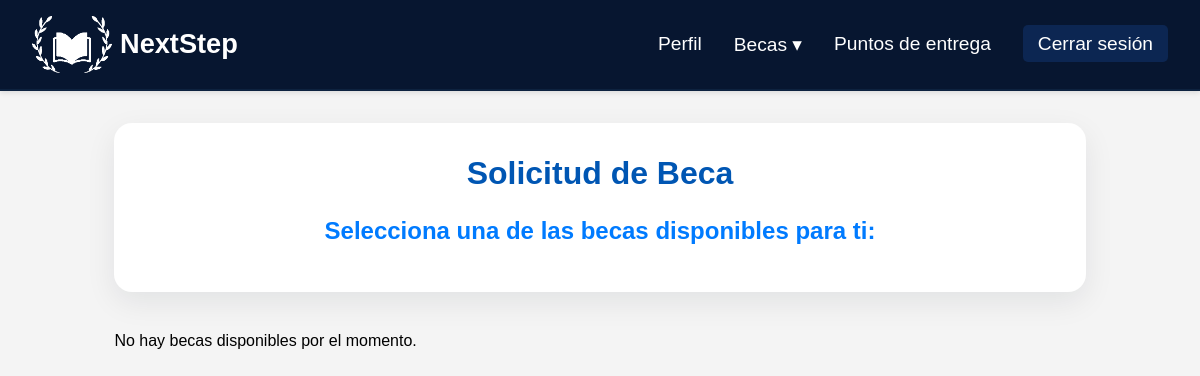
The app's page /Student/application.php (signed in), older data.
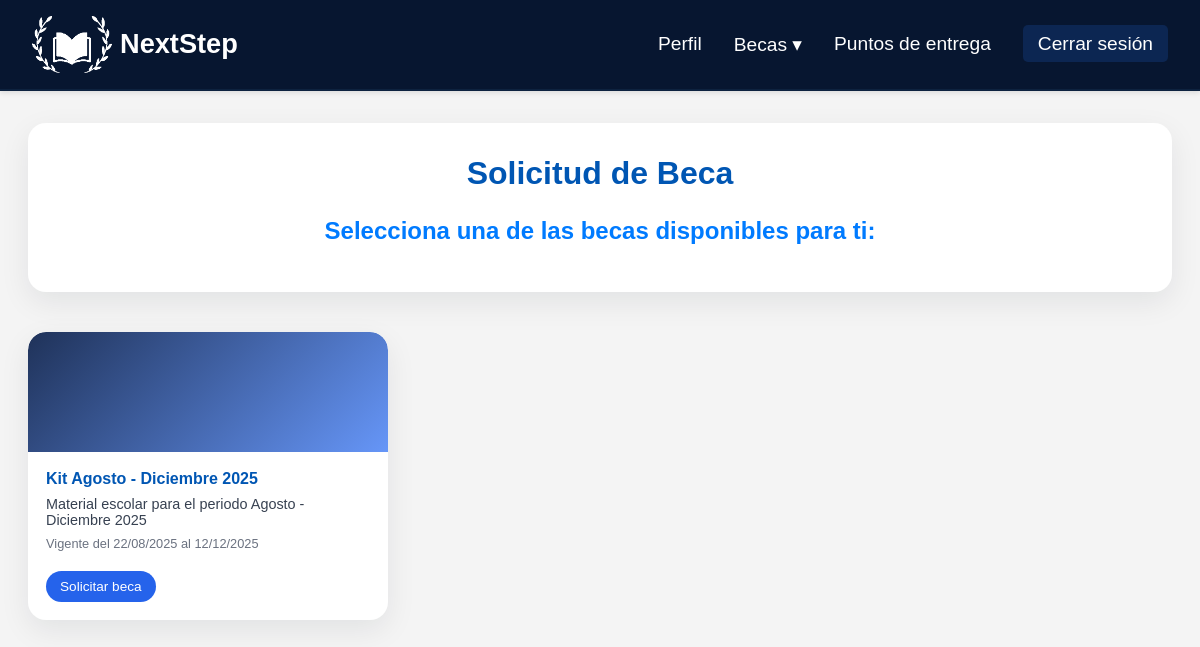
The same page, newer data.
### tables this page shows
CREATE TABLE `kit` (
  `ID_Kit` int(11) NOT NULL,
  `FK_ID_Semester` int(11) NOT NULL,
  `Start_date` date NOT NULL,
  `End_date` date NOT NULL
);

### Student/application.php (the view, shortened to what this page needs)
<?php
include '../Conexiones/db.php';
$user_id = $_SESSION['usuario_id'];
$tieneDatosPersonales = false;
$sql = "SELECT ID_Student, Name, Last_Name, Email_Address
        FROM student
        WHERE FK_ID_User = ?
        LIMIT 1";
$stmt = $conn->prepare($sql);
$stmt->bind_param("i", $user_id);
$stmt->execute();
$result = $stmt->get_result();
if ($row = $result->fetch_assoc()) {
    if (!empty($row['Name']) &&
        !empty($row['Last_Name']) &&
        !empty($row['Email_Address'])) {
        $tieneDatosPersonales = true;
    }
}
$tieneSolicitudActiva = false;
?>
<!DOCTYPE html>
<html lang="es">
<head>
    <link rel="stylesheet" href="../assets/Student/application.css">
</head>
<body>
<?php include '../Includes/HeaderMenuE.php'; ?>
<div class="container">
    <div class="scholarship-header-card">
        <h1>Solicitud de Beca</h1>
        <?php if ($tieneDatosPersonales): ?>
            <h2>Selecciona una de las becas disponibles para ti:</h2>
        <?php endif; ?>
    </div>
    <?php if ($tieneDatosPersonales): ?>
    <div class="scholarship-list">
        <?php
        $sql = "
            SELECT
                k.ID_Kit,
                CONCAT('Kit ', s.Period, ' ', s.Year) AS Name,
                CONCAT(
                    'Material escolar para el periodo ',
                    s.Period, ' ', s.Year
                ) AS ShortDescription,
                CONCAT(
                    'Vigente del ',
                    DATE_FORMAT(k.Start_date, '%d/%m/%Y'),
                    ' al ',
                    DATE_FORMAT(k.End_date, '%d/%m/%Y')
                ) AS LongDescription
            FROM kit k
            INNER JOIN semester s ON k.FK_ID_Semester = s.ID_Semester
            WHERE k.Start_date <= CURDATE()
              AND k.End_date   >= CURDATE()
        ";
        $result = $conn->query($sql);
        if ($result && $result->num_rows > 0):
            while ($row = $result->fetch_assoc()):
        ?>
        <div class="scholarship-card">
            <div class="card-image"></div>
            <div class="card-body">
                <h3><?= htmlspecialchars($row['Name']) ?></h3>
                <p class="card-short-text"><?= htmlspecialchars($row['ShortDescription']) ?></p>
                <p class="card-long-text"><?= htmlspecialchars($row['LongDescription']) ?></p>
                <div class="card-footer">
                    <?php if (!$tieneSolicitudActiva): ?>
                        <form method="POST" action="application.php">
                            <button type="submit" name="apply_scholarship" class="apply-btn">
                                Solicitar beca
                            </button>
                        </form>
                    <?php endif; ?>
                </div>
            </div>
        </div>
        <?php endwhile;
        else:
            echo "<p>No hay becas disponibles por el momento.</p>";
        endif;
        ?>
    </div>
    <?php endif; ?>
</div>
</body>
</html>

Row changes from the older to the newer data that the page shows:
added kit: Name "Kit Agosto - Diciembre 2025", ShortDescription "Material escolar para el periodo Agosto - Diciembre 2025", LongDescription "Vigente del 22/08/2025 al 12/12/2025"
Text that changed along with them:
text no longer shown: "No hay becas disponibles por el momento."
